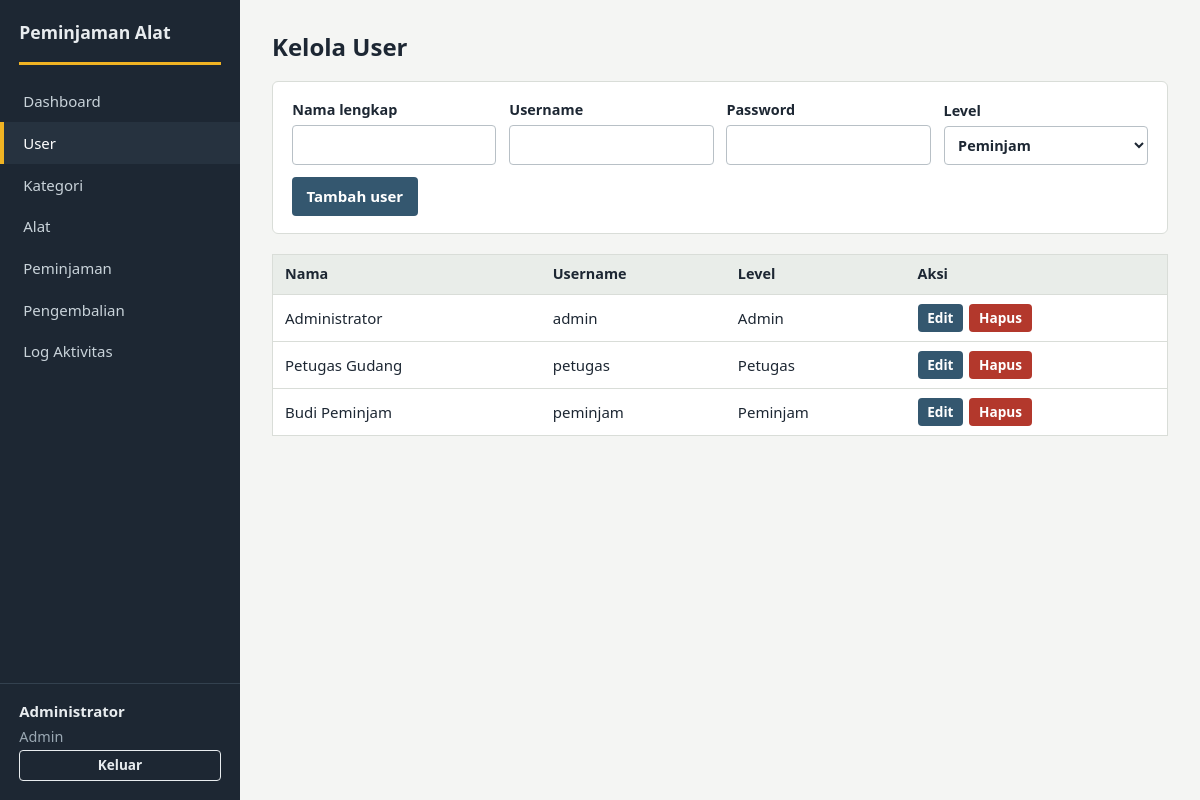
Before: /admin/user.php (signed in) with the older database file.
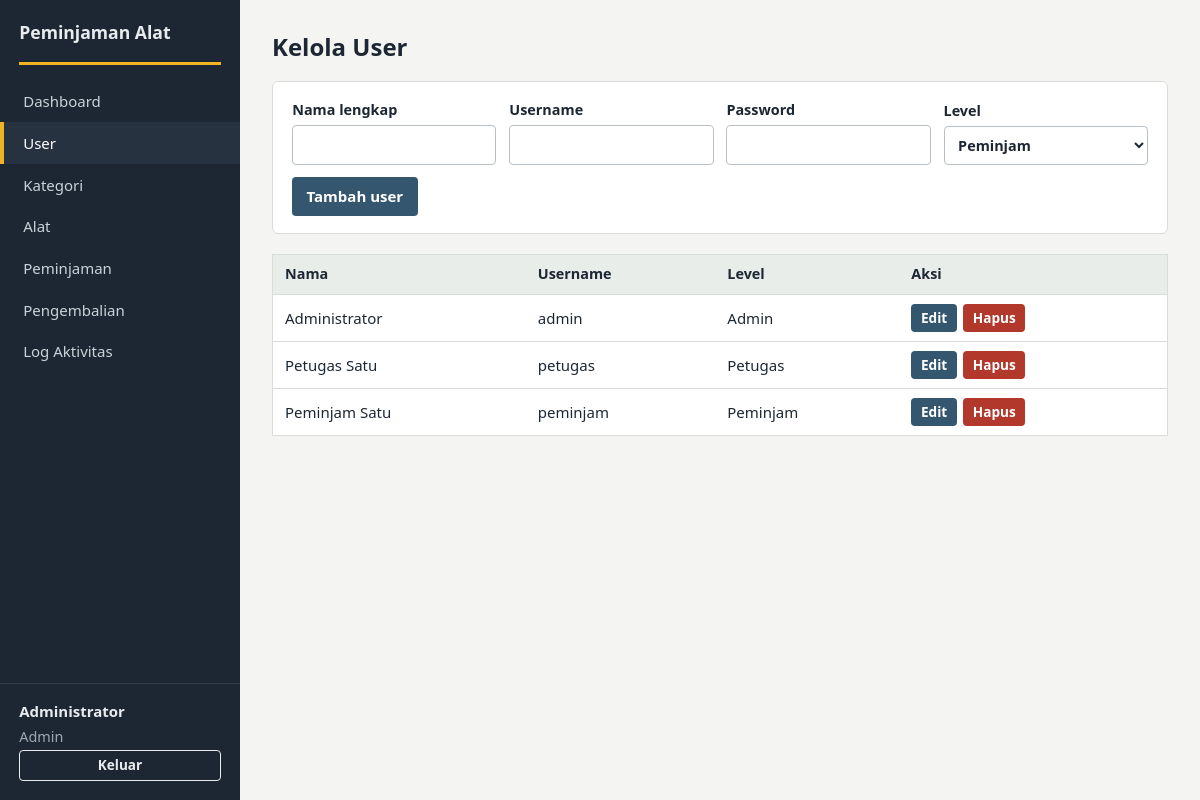
After: the same page with the newer database file.
### tables this page shows
CREATE TABLE users(id INT AUTO_INCREMENT PRIMARY KEY,nama VARCHAR(100),username VARCHAR(50) UNIQUE,password VARCHAR(255),role ENUM('admin','petugas','peminjam'));

### config.php (called while the page is built, shortened)
<?php
$db = new mysqli('localhost', 'root', '', 'peminjaman_alat');
$db->set_charset('utf8mb4');
function q($sql, $p = [])
{
    global $db;
    $st = $db->prepare($sql);
    $st->execute();
    $r = $st->get_result();
    return $r ?: null;
}
function rows($sql, $p = [])
{
    $r = q($sql, $p);
    return $r ? $r->fetch_all(MYSQLI_ASSOC) : [];
}
function e($s)
{
    return htmlspecialchars((string)$s, ENT_QUOTES, 'UTF-8');
}

### admin/user.php (the view, shortened to what this page needs)
<?php
require '../config.php'; wajib_login('admin'); $judul = 'Kelola User';
$edit = isset($_GET['edit']) ? row("SELECT * FROM users WHERE id=?", [(int)$_GET['edit']]) : null;
$data = rows("SELECT * FROM users ORDER BY role, nama");
require '../includes/header.php';
?>
<div class="card">
  <form method="post" class="grid">
    <label>Nama lengkap <input name="nama" required value="<?= e($edit['nama'] ?? '') ?>"></label>
    <label>Username <input name="username" required value="<?= e($edit['username'] ?? '') ?>"></label>
    <label>Password <input type="password" name="password" <?= $edit ? '' : 'required' ?> placeholder="<?= $edit ? 'Kosongkan jika tidak diganti' : '' ?>"></label>
    <label>Level
      <select name="role">
        <?php foreach (['admin','petugas','peminjam'] as $r): ?>
          <option value="<?= $r ?>" <?= ($edit['role'] ?? 'peminjam') === $r ? 'selected' : '' ?>><?= ucfirst($r) ?></option>
        <?php endforeach; ?>
      </select>
    </label>
    <div class="actions">
      <button class="btn"><?= $edit ? 'Simpan perubahan' : 'Tambah user' ?></button>
    </div>
  </form>
</div>
<div class="tablewrap"><table>
  <tr><th>Nama</th><th>Username</th><th>Level</th><th>Aksi</th></tr>
  <?php foreach ($data as $d): ?>
  <tr>
    <td><?= e($d['nama']) ?></td><td><?= e($d['username']) ?></td><td><?= e(ucfirst($d['role'])) ?></td>
    <td class="actions">
      <a class="btn small" href="?edit=<?= $d['id'] ?>">Edit</a>
      <a class="btn small danger" href="?hapus=<?= $d['id'] ?>" data-confirm="Hapus user ini?">Hapus</a>
    </td>
  </tr>
  <?php endforeach; ?>
</table></div>
<?php require '../includes/footer.php'; ?>

### includes/header.php (shortened to what this page needs)
<?php
$u = $_SESSION['user'];
$menu = [
  'admin' => ['dashboard.php'=>'Dashboard','user.php'=>'User','kategori.php'=>'Kategori','alat.php'=>'Alat',
              'peminjaman.php'=>'Peminjaman','pengembalian.php'=>'Pengembalian','log.php'=>'Log Aktivitas'],
  'petugas' => ['dashboard.php'=>'Dashboard','persetujuan.php'=>'Persetujuan','pemantauan.php'=>'Pemantauan Pengembalian','laporan.php'=>'Laporan'],
  'peminjam' => ['dashboard.php'=>'Daftar Alat','pinjaman.php'=>'Pinjaman Saya'],
];
$cur = basename($_SERVER['SCRIPT_NAME']);
?>
<!DOCTYPE html>
<html lang="id">
<head>
<link rel="stylesheet" href="<?= BASE ?>assets/style.css">
</head>
<body>
<aside class="side no-print">
  <div class="brand">Peminjaman Alat</div>
  <nav>
    <?php foreach ($menu[$u['role']] as $file => $label): ?>
      <a href="<?= BASE . $u['role'] . '/' . $file ?>" class="<?= $cur === $file ? 'on' : '' ?>"><?= e($label) ?></a>
    <?php endforeach; ?>
  </nav>
  <div class="me">
    <strong><?= e($u['nama']) ?></strong>
    <span class="muted"><?= e(ucfirst($u['role'])) ?></span>
    <a href="<?= BASE ?>logout.php" class="btn ghost small">Keluar</a>
  </div>
</aside>
<main class="main">
  <h1><?= e($judul ?? '') ?></h1>

### includes/footer.php (shortened to what this page needs)
</main>
</body>
</html>

### assets/style.css (style rules this page uses)
:root { --ink:#1d2733;--steel:#34576f;--steel-d:#274256;--bg:#f4f5f3;--card:#fff;--line:#d9ddd8;--accent:#f0b323;--ok:#2e7d4f;--err:#b3382c;--muted:#6b7680 }
* { box-sizing:border-box }
body { margin:0;font:15px/1.5 "Segoe UI",system-ui,sans-serif;color:var(--ink);background:var(--bg);display:grid;grid-template-columns:240px 1fr;min-height:100vh }
h1 { font-size:1.5rem;margin:0 0 1rem }
.muted { color:var(--muted);font-size:.9rem }
.side { background:var(--ink);color:#e8ecef;display:flex;flex-direction:column;padding:1.2rem 0;position:sticky;top:0;height:100vh }
.brand { font-weight:700;font-size:1.1rem;padding-bottom:1rem;border-bottom:3px solid var(--accent);margin:0 1.2rem 1rem }
.side nav { display:flex;flex-direction:column;flex:1 }
.side nav a { color:#c9d3da;text-decoration:none;padding:.6rem 1.2rem;border-left:4px solid transparent }
.side nav a.on { background:#26323f;color:#fff;border-left-color:var(--accent) }
.me { padding:1rem 1.2rem 0;border-top:1px solid #33414f;display:flex;flex-direction:column;gap:.2rem }
.me .muted { color:#9aa8b3 }
.main { padding:1.8rem 2rem;min-width:0 }
.card { background:var(--card);border:1px solid var(--line);border-radius:6px;padding:1.1rem 1.2rem;margin-bottom:1.2rem }
table { width:100%;border-collapse:collapse;background:var(--card);border:1px solid var(--line) }
th,td { text-align:left;padding:.55rem .75rem;border-bottom:1px solid var(--line);vertical-align:middle }
th { background:#e9ede9;font-weight:600;font-size:.9rem }
tr:last-child td { border-bottom:0 }
.tablewrap { overflow-x:auto }
form.grid { display:grid;grid-template-columns:repeat(auto-fit,minmax(200px,1fr));gap:.8rem;align-items:end }
label { display:flex;flex-direction:column;gap:.25rem;font-size:.9rem;font-weight:600 }
input,select,textarea { font:inherit;padding:.5rem .6rem;border:1px solid #b8c0c6;border-radius:4px;background:#fff;color:var(--ink) }
.btn { display:inline-block;font:inherit;font-weight:600;background:var(--steel);color:#fff;border:0;border-radius:4px;padding:.5rem .9rem;cursor:pointer;text-decoration:none;text-align:center }
.btn.ghost { background:transparent;color:inherit;border:1px solid currentColor }
.btn.danger { background:var(--err) }
.btn.small { padding:.25rem .6rem;font-size:.85rem }
.actions { display:flex;gap:.4rem;flex-wrap:wrap }

Changed rows visible on the page:
changed users "petugas": nama "Petugas Gudang" → "Petugas Satu"
changed users "peminjam": nama "Budi Peminjam" → "Peminjam Satu"
